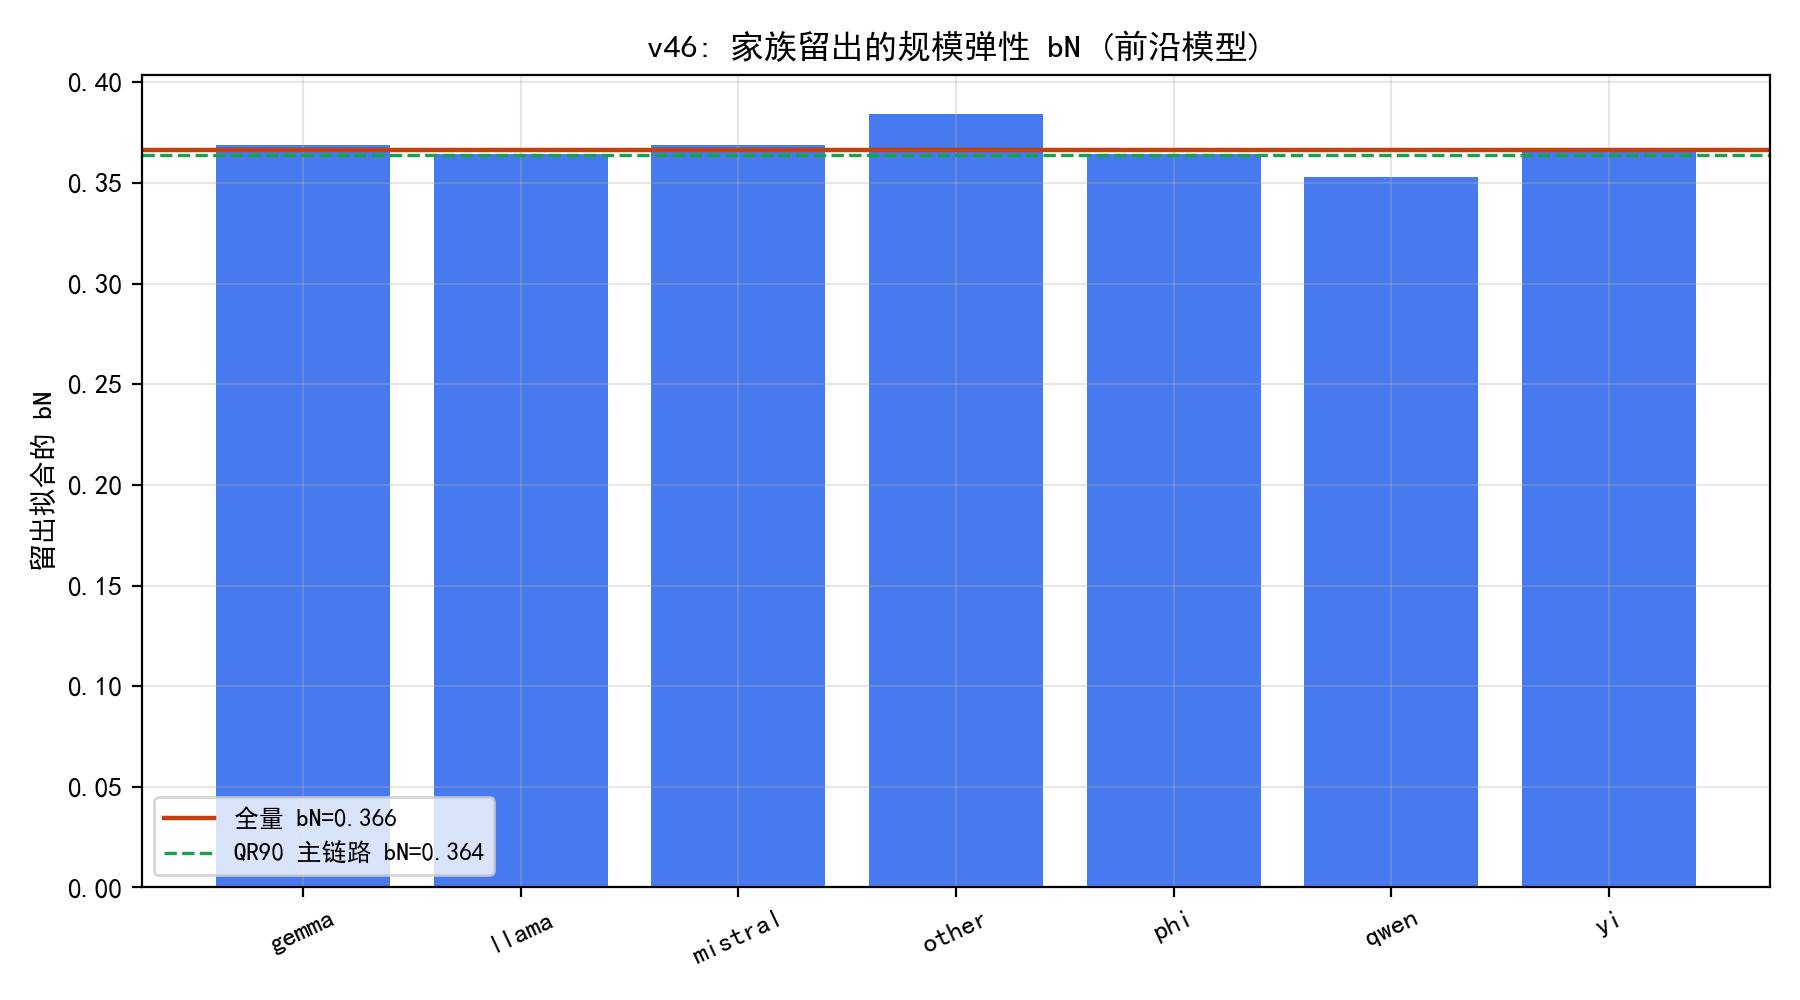

The script that saved this image:
# -*- coding: utf-8 -*-
"""
v46 实验: 前沿模型的家族留出验证 (bN 的跨家族稳健性)
C1 开放行 (2024-06..2025-03), 模型按家族分桶 (llama/qwen/gemma/deepseek/
mistral/phi/olmo/yi/other), 对 ln S = c0 + bN ln N + bT t 做:
1) 全量 OLS (基准 bN 对照主链路 QR90 的 0.364);
2) 逐个家族留出: 训练于其余家族, 预测留出家族, 报告 R2/MAE;
3) bN 的留出分布 (各次拟合的 bN 值) => 规模弹性是否跨家族稳定.
结论: 前沿模型的规模弹性不依赖单一模型家族.
输出: experiments/v46_p4_family_cv.csv/.json/.png
"""
import os, sys, json
import numpy as np
import pandas as pd
sys.path.insert(0, os.path.join(os.path.dirname(__file__), "..", "code"))
from common import C, BASE

EX = os.path.join(os.path.dirname(__file__))
os.makedirs(EX, exist_ok=True)

import matplotlib
matplotlib.use("Agg")
import matplotlib.pyplot as plt
import matplotlib.font_manager as fm
for _f in ("SimHei.ttf", "simsun.ttf"):
    _p = os.path.join(BASE, _f)
    if os.path.exists(_p):
        fm.fontManager.addfont(_p)
plt.rcParams["font.sans-serif"] = ["SimHei"]
plt.rcParams["axes.unicode_minus"] = False

FAMILIES = ["llama", "qwen", "gemma", "deepseek", "mistral", "phi", "olmo", "yi"]


def fam_of(name):
    n = str(name).lower()
    for f in FAMILIES:
        if f in n:
            return f
    return "other"


def main():
    lb = pd.read_csv(os.path.join(C, "leaderboard_cleaned.csv"))
    lb["date"] = pd.to_datetime(lb["Submission Date"], errors="coerce")
    lb = lb[lb["date"].notna()]
    lic = lb["Hub License"].fillna("").astype(str).str.contains(
        "apache|mit|bsd|cc-by|llama|gemma|open", case=False, na=False)
    dfm = lb[(lb["#Params (B)"] > 0) & (lb["Average ⬆️"] > 0) & lic].copy()
    dfm = dfm[dfm["date"] >= "2024-06-01"].copy()
    dfm["lnN"] = np.log(dfm["#Params (B)"])
    dfm["lnS"] = np.log(dfm["Average ⬆️"])
    dfm["t"] = (dfm["date"].dt.year - 2022) + (dfm["date"].dt.month - 1) / 12
    dfm["family"] = dfm["Model"].apply(fam_of)

    X = np.column_stack([dfm["lnN"], dfm["t"], np.ones(len(dfm))])
    y = dfm["lnS"].to_numpy()
    beta_full, *_ = np.linalg.lstsq(X, y, rcond=None)
    print(f"全量 OLS: bN = {beta_full[0]:.3f} | bT = {beta_full[1]:.3f} (主链路 QR90 bN=0.364)")
    r2_full = 1 - np.sum((y - X @ beta_full) ** 2) / np.sum((y - y.mean()) ** 2)
    print(f"全量 R2 = {r2_full:.3f} (n={len(dfm)})")

    rows = []
    for f, g in dfm.groupby("family"):
        if len(g) < 10:
            continue
        famv = dfm["family"].to_numpy()
        te_idx = np.where(famv == f)[0]
        tr_idx = np.array([i for i in range(len(dfm)) if i not in te_idx])
        beta_tr, *_ = np.linalg.lstsq(X[tr_idx], y[tr_idx], rcond=None)
        yp = X[te_idx] @ beta_tr
        yt = y[te_idx]
        r2 = 1 - np.sum((yt - yp) ** 2) / np.sum((yt - yt.mean()) ** 2)
        mae = float(np.mean(np.abs(yt - yp)))
        rows.append({"family": f, "n": len(g), "r2_loo": float(r2), "mae": mae,
                     "bN_loo": float(beta_tr[0]), "bT_loo": float(beta_tr[1]),
                     "resid_mean": float(np.mean(yt - yp))})
        print(f"留出 {f}: n={len(g):4d} | R2={r2:.3f} | MAE={mae:.3f} | bN={beta_tr[0]:.3f} | 残差均值 {np.mean(yt-yp):+.3f}")
    rdf = pd.DataFrame(rows)
    rdf.to_csv(os.path.join(EX, "v46_p4_family_cv.csv"), index=False, encoding="utf-8-sig")

    fig, ax = plt.subplots(figsize=(9, 5))
    ax.bar(range(len(rdf)), rdf["bN_loo"], color="#2563EB", alpha=0.85)
    ax.axhline(beta_full[0], color="#C2410C", lw=1.6, label=f"全量 bN={beta_full[0]:.3f}")
    ax.axhline(0.364, color="#16A34A", lw=1.2, ls="--", label="QR90 主链路 bN=0.364")
    ax.set_xticks(range(len(rdf))); ax.set_xticklabels(rdf["family"], rotation=25)
    ax.set_ylabel("留出拟合的 bN"); ax.set_title("v46: 家族留出的规模弹性 bN (前沿模型)")
    ax.legend(fontsize=9); ax.grid(alpha=0.3)
    fig.tight_layout(); fig.savefig(os.path.join(EX, "v46_p4_family_cv.png"), dpi=200)
    plt.close(fig)

    with open(os.path.join(EX, "v46_p4_family_cv.json"), "w", encoding="utf-8") as f:
        json.dump({"bN_full": float(beta_full[0]), "bT_full": float(beta_full[1]),
                   "r2_full": float(r2_full), "n": int(len(dfm)),
                   "rows": rows}, f, ensure_ascii=False, indent=2)
    print("\ndone v46")


if __name__ == "__main__":
    main()
